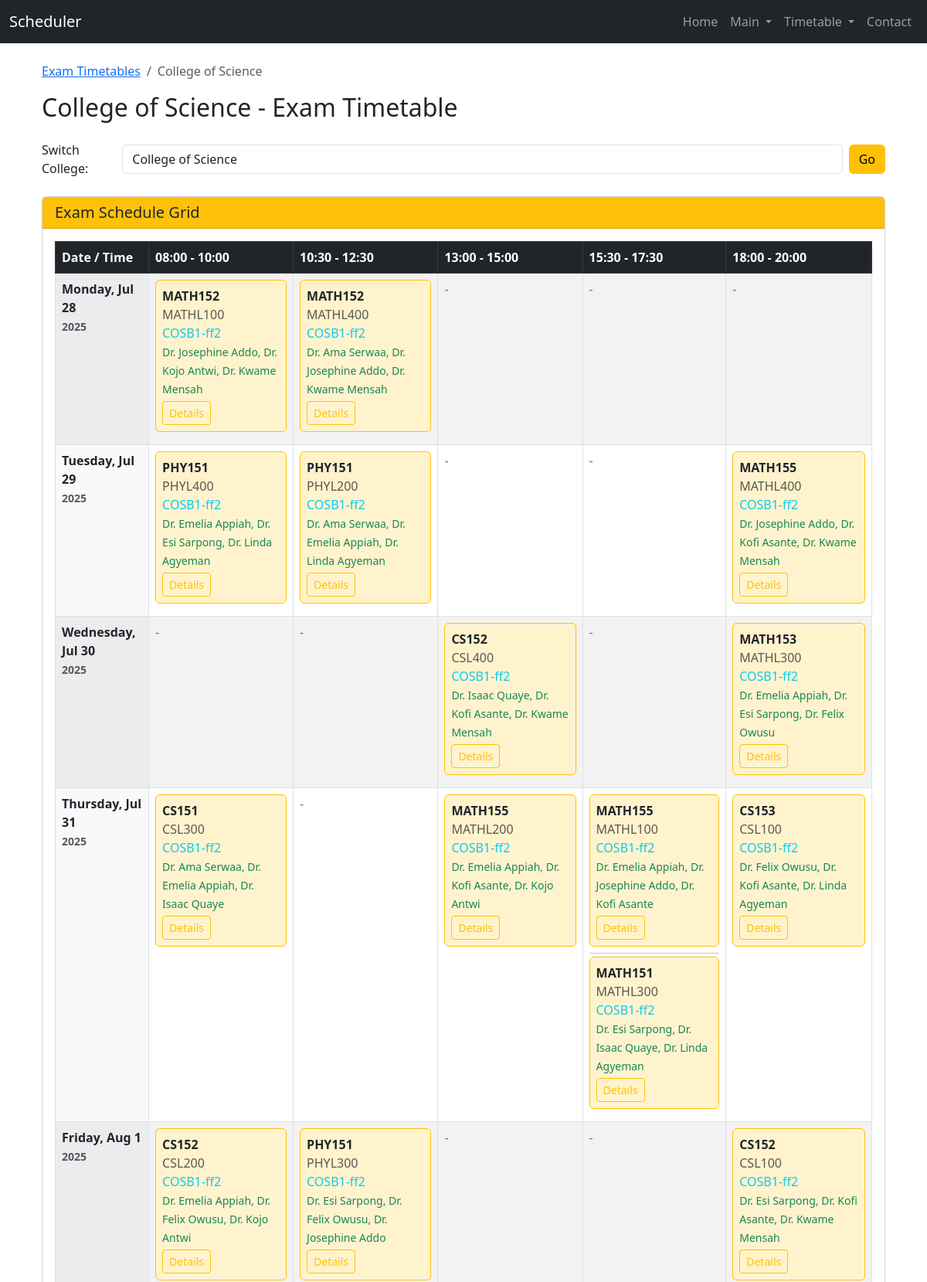
The app's page /timetable/college_exam_timetable/23/ (upper part) with its own data.
### Timetable/models.py (models this page shows, shortened)
class College(models.Model):
    code = models.CharField(max_length=10, unique=True)
    name = models.CharField(max_length=100)
    description = models.TextField(blank=True, null=True)
    class Meta:
        ordering = ['name']

class ExamDate(models.Model):
    date = models.DateField(unique=True)
    day_name = models.CharField(max_length=10)
    class Meta:
        ordering = ['date']

class Course(models.Model):
    code = models.CharField(max_length=20, unique=True)
    title = models.CharField(max_length=200)
    course_type = models.ForeignKey(CourseType, on_delete=models.CASCADE)
    department = models.ForeignKey(Department, on_delete=models.CASCADE)
    credit_hours = models.PositiveIntegerField()
    enrollment = models.PositiveIntegerField()
    lecturers = models.ManyToManyField(Lecturer, related_name='courses')
    classes = models.ManyToManyField(Class, related_name='courses')
    requires_lab = models.BooleanField(default=False)
    lab_type = models.ForeignKey(LabType, on_delete=models.SET_NULL, null=True, blank=True)
    class Meta:
        ordering = ['code']

class Class(models.Model):
    code = models.CharField(max_length=20, unique=True)
    name = models.CharField(max_length=100, blank=True, null=True)
    department = models.ForeignKey(Department, on_delete=models.CASCADE)
    level = models.PositiveIntegerField()
    size = models.PositiveIntegerField()
    class Meta:
        verbose_name_plural = "Classes"
        ordering = ['code']

class Room(models.Model):
    code = models.CharField(max_length=20, unique=True)
    building = models.ForeignKey(Building, on_delete=models.CASCADE)
    room_type = models.ForeignKey(RoomType, on_delete=models.CASCADE)
    lab_type = models.ForeignKey(LabType, on_delete=models.SET_NULL, blank=True, null=True)
    capacity = models.PositiveIntegerField()
    dimensions = models.CharField(max_length=20)
    max_courses = models.PositiveIntegerField(default=1)
    proctors_required = models.PositiveIntegerField(default=1)
    is_overflow = models.BooleanField(default=False)
    class Meta:
        ordering = ['code']

class Lecturer(models.Model):
    name = models.CharField(max_length=100)
    department = models.ForeignKey(Department, on_delete=models.CASCADE)
    staff_id = models.CharField(max_length=20, unique=True, db_index=True, null=True, blank=True)
    availability = models.JSONField(blank=True, null=True)  # For regular teaching availability
    proctor_availability = models.JSONField(blank=True, null=True)  # For exam proctoring availability
    is_proctor = models.BooleanField(default=False)
    max_courses = models.PositiveIntegerField(default=4)
    is_active = models.BooleanField(default=True)
    class Meta:
        ordering = ['name']

### Timetable/views.py (the view)
# urls.py: path('college_exam_timetable/<int:college_id>/', views.college_exam_timetable, name='college_exam_timetable'),
def college_exam_timetable(request, college_id):
    try:
        college = College.objects.get(id=college_id)
    except College.DoesNotExist:
        raise Http404("College not found")
    colleges = College.objects.all()
    class_ids = list(Class.objects.filter(department__college=college).values_list('id', flat=True))
    exam_schedules = ExamSchedule.objects.filter(
        program_class_id__in=class_ids
    ).select_related(
        'course', 'program_class', 'room', 'exam_date', 'time_slot'
    ).prefetch_related('invigilators').order_by('exam_date__date', 'time_slot__start_time')
    exam_dates = []
    time_slots = []
    exam_grid = {}
    for schedule in exam_schedules:
        date_key = schedule.exam_date.date
        time_key = f"{schedule.time_slot.start_time.strftime('%H:%M')} - {schedule.time_slot.end_time.strftime('%H:%M')}"
        if date_key not in exam_dates:
            exam_dates.append(date_key)
        if time_key not in time_slots:
            time_slots.append(time_key)
    exam_dates.sort()
    time_slots.sort()
    for date in exam_dates:
        exam_grid[date] = {}
        for time_slot in time_slots:
            exam_grid[date][time_slot] = []
    for schedule in exam_schedules:
        date_key = schedule.exam_date.date
        time_key = f"{schedule.time_slot.start_time.strftime('%H:%M')} - {schedule.time_slot.end_time.strftime('%H:%M')}"
        exam_grid[date_key][time_key].append({
            'course': schedule.course.code,
            'class': schedule.program_class.code,
            'room': schedule.room.code,
            'invigilators': [inv.name for inv in schedule.invigilators.all()],
            'schedule_id': schedule.id
        })
    return render(request, 'timetable/college_exam_timetable.html', {
        'college': college,
        'colleges': colleges,
        'exam_dates': exam_dates,
        'time_slots': time_slots,
        'exam_grid': exam_grid,
    })

### Scheduler/templatetags/dict_extras.py (called while the page is built)
@register.filter
def dict_chain_get(d, key):
    return d.get(key)

### templates/timetable/college_exam_timetable.html (shortened to what this page needs)
{% extends 'home/base.html' %}
{% load dict_extras %}
{% block content %}
<div class="container mt-4">
    <div class="row">
        <div class="col-12">
            <nav aria-label="breadcrumb">
                <ol class="breadcrumb">
                    <li class="breadcrumb-item"><a href="{% url 'exam_timetable_hub' %}">Exam Timetables</a></li>
                    <li class="breadcrumb-item active">{{ college.name }}</li>
                </ol>
            </nav>
            <h2 class="mb-4">
                {{ college.name }} - Exam Timetable
            </h2>
            <div class="mb-4">
                <form class="form-inline d-flex align-items-center">
                    <label for="college_select" class="me-2">Switch College:</label>
                    <select id="college_select" class="form-control me-2">
                        {% for other_college in colleges %}
                            <option value="{{ other_college.id }}" {% if other_college.id == college.id %}selected{% endif %}>
                                {{ other_college.name }}
                            </option>
                        {% endfor %}
                    </select>
                    <button type="button" class="btn btn-warning" onclick="window.location.href='{% url 'college_exam_timetable' 0 %}'.replace('0', document.getElementById('college_select').value)">Go</button>
                </form>
            </div>
            {% if exam_dates and time_slots %}
                <div class="card">
                    <div class="card-header bg-warning text-dark">
                        <h5 class="mb-0">
                            Exam Schedule Grid
                        </h5>
                    </div>
                    <div class="card-body">
                        <div class="table-responsive">
                            <table class="table table-bordered table-striped">
                                <thead class="table-dark">
                                    <tr>
                                        <th>Date / Time</th>
                                        {% for time_slot in time_slots %}
                                            <th>{{ time_slot }}</th>
                                        {% endfor %}
                                    </tr>
                                </thead>
                                <tbody>
                                    {% for date in exam_dates %}
                                    <tr>
                                        <th class="bg-light">
                                            <strong>{{ date|date:"l, M j" }}</strong><br>
                                            <small class="text-muted">{{ date|date:"Y" }}</small>
                                        </th>
                                        {% for time_slot in time_slots %}
                                        <td style="min-width: 150px; vertical-align: top;">
                                            {% for exam in exam_grid|dict_chain_get:date|dict_chain_get:time_slot %}
                                                <div class="border border-warning rounded p-2 mb-2" style="background-color: #fff3cd;">
                                                    <div><strong>{{ exam.course }}</strong></div>
                                                    <div class="text-muted">{{ exam.class }}</div>
                                                    <div class="text-info">{{ exam.room }}</div>
                                                    {% if exam.invigilators %}
                                                        <div class="text-success">
                                                            <small>
                                                                {% for invigilator in exam.invigilators %}
                                                                    {{ invigilator }}{% if not forloop.last %}, {% endif %}
                                                                {% endfor %}
                                                            </small>
                                                        </div>
                                                    {% endif %}
                                                    <a href="{% url 'exam_schedule_detail' exam.schedule_id %}"
                                                       class="btn btn-sm btn-outline-warning mt-1">
                                                         Details
                                                    </a>
                                                </div>
                                                {% if not forloop.last %}<hr class="my-1">{% endif %}
                                            {% empty %}
                                                <span class="text-secondary">-</span>
                                            {% endfor %}
                                        </td>
                                        {% endfor %}
                                    </tr>
                                    {% endfor %}
                                </tbody>
                            </table>
                        </div>
                    </div>
                </div>
            {% endif %}
        </div>
    </div>
</div>
{% endblock %}

### records on screen
College: name "College of Science"
ExamDate: exam_dates "Monday, Jul 28", exam_dates "2025"
Course: course "MATH152" "MATH152"
Class: class "MATHL100" "MATHL100"
Room: room "COSB1-ff2" "COSB1-ff2" "COSB1-ff2" "COSB1-ff2" "COSB1-ff2" "COSB1-ff2" "COSB1-ff2" "COSB1-ff2" "COSB1-ff2" "COSB1-ff2" "COSB1-ff2" "COSB1-ff2" "COSB1-ff2" "COSB1-ff2" "COSB1-ff2"
Lecturer: invigilators "Dr. Josephine Addo" "Dr. Josephine Addo" "Dr. Josephine Addo" "Dr. Josephine Addo" "Dr. Josephine Addo"
Lecturer: invigilators "Dr. Kojo Antwi" "Dr. Kojo Antwi" "Dr. Kojo Antwi"
Lecturer: invigilators "Dr. Kwame Mensah" "Dr. Kwame Mensah" "Dr. Kwame Mensah" "Dr. Kwame Mensah" "Dr. Kwame Mensah"
Class: class "MATHL400" "MATHL400"
Lecturer: invigilators "Dr. Ama Serwaa" "Dr. Ama Serwaa" "Dr. Ama Serwaa"
ExamDate: exam_dates "Tuesday, Jul 29", exam_dates "2025"
Course: course "PHY151" "PHY151" "PHY151"
Class: class "PHYL400"
Lecturer: invigilators "Dr. Emelia Appiah" "Dr. Emelia Appiah" "Dr. Emelia Appiah" "Dr. Emelia Appiah" "Dr. Emelia Appiah" "Dr. Emelia Appiah" "Dr. Emelia Appiah"
Lecturer: invigilators "Dr. Esi Sarpong" "Dr. Esi Sarpong" "Dr. Esi Sarpong" "Dr. Esi Sarpong" "Dr. Esi Sarpong"
Lecturer: invigilators "Dr. Linda Agyeman" "Dr. Linda Agyeman" "Dr. Linda Agyeman" "Dr. Linda Agyeman"
Class: class "PHYL200"
Course: course "MATH155" "MATH155" "MATH155"
Lecturer: invigilators "Dr. Kofi Asante" "Dr. Kofi Asante" "Dr. Kofi Asante" "Dr. Kofi Asante" "Dr. Kofi Asante" "Dr. Kofi Asante"
ExamDate: exam_dates "Wednesday, Jul 30", exam_dates "2025"
Course: course "CS152" "CS152" "CS152"
Class: class "CSL400"
Lecturer: invigilators "Dr. Isaac Quaye" "Dr. Isaac Quaye" "Dr. Isaac Quaye"
Course: course "MATH153"
Class: class "MATHL300" "MATHL300"
Lecturer: invigilators "Dr. Felix Owusu" "Dr. Felix Owusu" "Dr. Felix Owusu" "Dr. Felix Owusu"
ExamDate: exam_dates "Thursday, Jul 31", exam_dates "2025"
Course: course "CS151"
Class: class "CSL300"
Class: class "MATHL200"
Course: course "MATH151"
Course: course "CS153"
Class: class "CSL100" "CSL100"
ExamDate: exam_dates "Friday, Aug 1", exam_dates "2025"
Class: class "CSL200"
Class: class "PHYL300"

### other values on screen
{{ time_slot }} "08:00 - 10:00" "10:30 - 12:30" "13:00 - 15:00" "15:30 - 17:30" "18:00 - 20:00"
form field value "College of Science"
